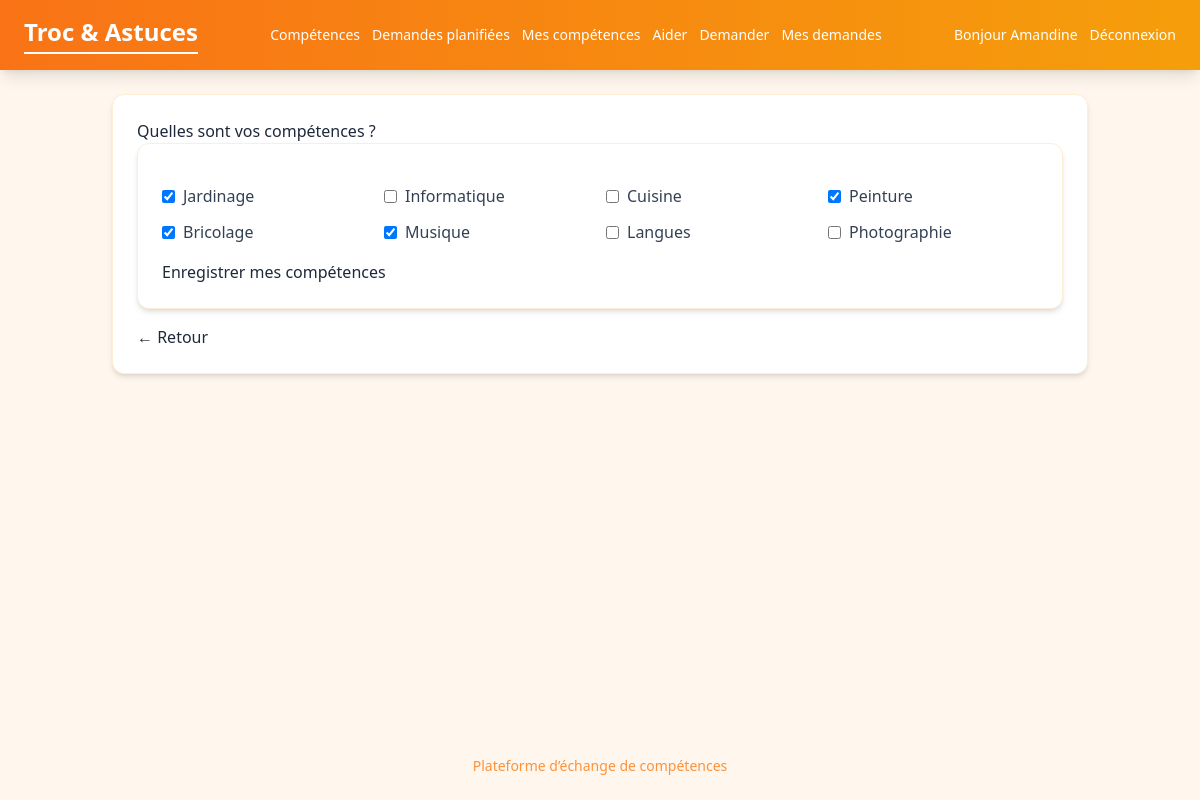
The app's page /skills/my/add/ (signed in) with its own data.
### skills/models.py (models this page shows)
class Skill(models.Model):
    skill_name = models.CharField(max_length=250)
    def __str__(self):
        return self.skill_name

### skills/views/skill_views.py (the view, shortened to what this page needs)
# urls.py: path("my/add/", skill_views.UserSkillCreateView.as_view(), name="my-skills-add"),
class UserSkillCreateView(LoginRequiredMixin, FormView):
    template_name = "skills/my-skills-add.html"
    form_class = AddUserSkillsForm
    success_url = reverse_lazy('skills:my-skills')
    def get_initial(self):
        initial = super().get_initial()
        current_skills_ids = UserSkill.objects.filter(
            user=self.request.user
        ).values_list('skill_id', flat=True)
        initial['skills'] = list(current_skills_ids)
        return initial

### skills/forms.py
class AddUserSkillsForm(forms.Form):
    skills = forms.ModelMultipleChoiceField(
        queryset=Skill.objects.all(),
        widget=forms.CheckboxSelectMultiple,
        label="Vos compétences :"
    )
    def __init__(self, *args, **kwargs):
        super().__init__(*args, **kwargs)

### skills/templates/skills/my-skills-add.html (shortened to what this page needs)
{% extends "base.html" %}
{% block content %}
<h2 class="h2-page">
    Quelles sont vos compétences ?
</h2>
<form method="post" class="bg-white rounded-xl shadow-md border border-orange-100 p-6 space-y-4">
    <div class="grid grid-cols-1 sm:grid-cols-2 md:grid-cols-3 lg:grid-cols-4 gap-3 items-center">
        {% for checkbox in form.skills %}
            <div class="flex items-center gap-2">
                {{ checkbox.tag }}
                <label for="{{ checkbox.id_for_label }}" class="text-slate-700 font-medium">
                    {{ checkbox.choice_label }}
                </label>
            </div>
        {% endfor %}
    </div>
    <button type="submit" class="btn-link">
        Enregistrer mes compétences
    </button>
</form>
<p class="mt-4">
    <a href="{% url 'skills:my-skills' %}" class="btn-back">
        ← Retour
    </a>
</p>
{% endblock %}

### templates/base.html (shortened to what this page needs)
{% load tailwind_tags %}
<!DOCTYPE html>
<html lang="fr">
<head>
    {% tailwind_css %}
</head>
<body class="bg-orange-50 text-slate-800 min-h-screen flex flex-col">
<header class="bg-gradient-to-r from-orange-500 to-amber-500 text-white shadow-lg">
    <div class="max-w-8xl mx-auto px-6 py-4 flex justify-between items-center">
        <h1 class="text-2xl font-extrabold border-b-2 border-white pb-1">
            Troc & Astuces
        </h1>
        <nav class="flex items-center gap-3 text-sm font-medium">
            <a class="nav-btn"
               href="{% url 'skills:all-skills' %}">
                Compétences
            </a>
            <a class="nav-btn"
               href="{% url 'skills:help-requests-planned' %}">
                Demandes planifiées
            </a>
            {% if user.is_authenticated %}
                <a class="nav-btn"
                   href="{% url 'skills:my-skills' %}">
                    Mes compétences
                </a>
                <a class="nav-btn"
                   href="{% url 'skills:help-requests-matching-skills' %}">
                    Aider
                </a>
                <a class="nav-btn"
                   href="{% url 'skills:help-requests-add' %}">
                    Demander
                </a>
                <a class="nav-btn"
                   href="{% url 'skills:my-help-requests' %}">
                    Mes demandes
                </a>
            {% endif %}
        </nav>
        <div class="flex items-center gap-3 text-sm">
            {% if user.is_authenticated %}
                <span>Bonjour {{ user.username }}</span>
                <form action="{% url 'skills:logout' %}" method="post">
                    <button class="nav-btn-login">
                        Déconnexion
                    </button>
                </form>
            {% else %}
                <a class="nav-btn-login"
                   href="{% url 'skills:login' %}">
                    Connexion
                </a>
            {% endif %}
        </div>
    </div>
</header>
<main class="flex-grow max-w-5xl mx-auto w-full p-6">
    <div class="bg-white rounded-xl shadow-md p-6 border border-orange-100">
        {% block content %}
        {% endblock %}
    </div>
</main>
<footer class="text-center text-sm text-orange-400 pb-6">
    Plateforme d’échange de compétences
</footer>
</body>
</html>

### records on screen
Skill: choice_label "Jardinage"
Skill: choice_label "Informatique"
Skill: choice_label "Cuisine"
Skill: choice_label "Peinture"
Skill: choice_label "Bricolage"
Skill: choice_label "Musique"
Skill: choice_label "Langues"
Skill: choice_label "Photographie"

### other values on screen
{{ user.username }} "Amandine"
